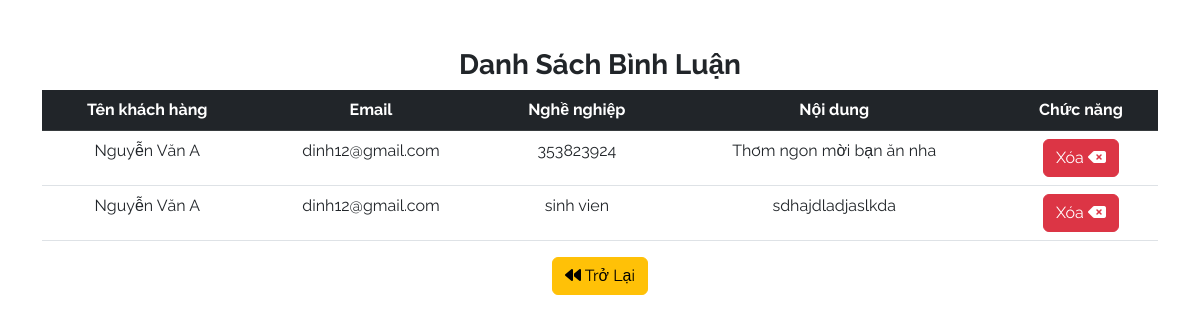
/dsbinhluan.php, run on the app's committed database.
### tables this page shows
CREATE TABLE `binhluan` (
  `maBL` int(10) NOT NULL,
  `tenkhach` varchar(30) NOT NULL,
  `nghenghiep` varchar(40) NOT NULL,
  `email` varchar(40) NOT NULL,
  `noidung` varchar(200) NOT NULL
);

### dsbinhluan.php (the view, shortened to what this page needs)
<!DOCTYPE html>
<html lang="en">
<head>
    <link rel="stylesheet" href="https://cdnjs.cloudflare.com/ajax/libs/font-awesome/6.0.0-beta3/css/all.min.css">
    <link href="css/all.min.css" rel="stylesheet">
		<link href="css/bootstrap.min.css" rel="stylesheet">
		<link href="css/main.css" rel="stylesheet">
</head>
<body>
    <div class="container text-center">
        <h3 class="fw-bold pt-5">Danh Sách Bình Luận</h3>
    <table class="table">
        <thead class="table-dark">
        <tr>
            <th>Tên khách hàng</th>
            <th>Email</th>
            <th>Nghề nghiệp</th>
            <th>Nội dung</th>
            <th>Chức năng</th>
        </tr>
        </thead>
        <?php
            include("connectDataBase.php");
            $sql="SELECT * from binhluan";
            $rs=mysqli_query($con,$sql);
            while($row=mysqli_fetch_assoc($rs)){
        ?>
        <tbody>
        <tr>
            <td><?=$row['tenkhach']?></td>
            <td><?=$row['email']?></td>
            <td><?=$row['nghenghiep']?></td>
            <td><?=$row['noidung']?></td>
            <td><button class="btn btn-danger" onclick="xoa('<?=$row['maBL']?>')">Xóa <i class="fa-solid fa-delete-left"></i></button></td>
        </tr>
        </tbody>
        <?php
            }
        ?>
    </table>
    <a href="trangchuAdmin1.php" class="btn btn-warning"><i class="fa-solid fa-backward"></i> Trở Lại</a>
    </div>
</body>
</html>

### css/main.css (style rules this page uses)
body { font-family: 'Raleway', sans-serif; }

### data on the page
binhluan: tenkhach "Nguyễn Văn A", email "dinh12@gmail.com", nghenghiep "353823924", noidung "Thơm ngon mời bạn ăn nha"
binhluan: tenkhach "Nguyễn Văn A", email "dinh12@gmail.com", nghenghiep "sinh vien", noidung "sdhajdladjaslkda"
